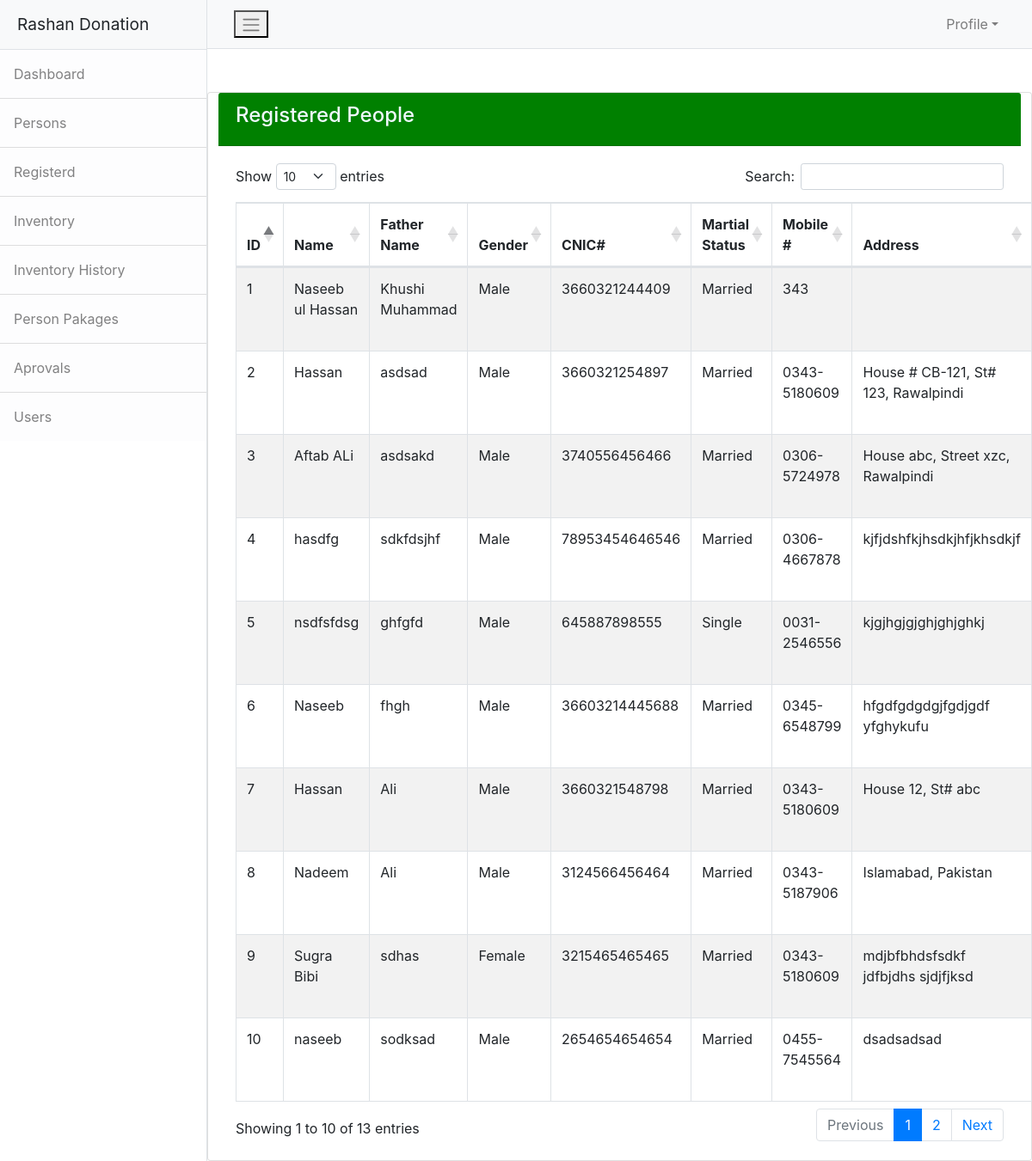
/admin/people.php (signed in), run on the app's committed database.
### tables this page shows
CREATE TABLE `rd_people` (
  `id` int(20) NOT NULL,
  `name` varchar(100) NOT NULL,
  `fname` varchar(100) DEFAULT NULL,
  `gender` varchar(15) NOT NULL,
  `cnic` varchar(20) NOT NULL,
  `martial_status` varchar(20) NOT NULL,
  `dob` date NOT NULL,
  `email` varchar(100) DEFAULT NULL,
  `mobile1` varchar(15) NOT NULL,
  `mobile2` varchar(15) NOT NULL,
  `country` varchar(100) DEFAULT NULL,
  `province` varchar(100) DEFAULT NULL,
  `city` varchar(100) DEFAULT NULL,
  `address1` varchar(150) DEFAULT NULL,
  `address2` varchar(150) DEFAULT NULL,
  `photo` varchar(200) DEFAULT NULL,
  `ft_bio_matric1` text DEFAULT NULL,
  `ft_bio_matric2` text DEFAULT NULL,
  `registerby` int(10) NOT NULL,
  `created_at` timestamp NOT NULL DEFAULT current_timestamp() ON UPDATE current_timestamp(),
  `updated_at` date DEFAULT NULL
);

### admin/people.php (the view, shortened to what this page needs)
<!DOCTYPE html>
<html lang="en">
    <head>
        <link href="css/styles.css" rel="stylesheet" />
        <link rel="stylesheet" href="https://cdn.jsdelivr.net/npm/@fortawesome/fontawesome-free@6.2.1/css/fontawesome.min.css">
        <link rel="stylesheet" href="https://cdnjs.cloudflare.com/ajax/libs/twitter-bootstrap/4.5.2/css/bootstrap.css">
        <link rel="stylesheet" href="https://cdn.datatables.net/1.13.4/css/dataTables.bootstrap4.min.css">
    </head>
<body>
<div class="d-flex" id="wrapper">
    <?php include('sidebar.php'); ?>
    <div id="page-content-wrapper">
        <?php include('navbar.php'); ?>
        <div class="container-fluid">
            <div class="row" style="margin-top: 50px;">
                <div class="card">
                    <div class="card-header" style="background-color: green; color:aliceblue">
                        <h4>Registered People</h4>
                    </div>
                    <div class="card-body">
                        <table id="example" class="table table-striped table-bordered" >
                            <thead>
                                <th>ID</th>
                                <th>Name</th>
                                <th>Father Name</th>
                                <th>Gender</th>
                                <th>CNIC#</th>
                                <th>Martial Status</th>
                                <th>Mobile #</th>
                                <th>Address</th>
                            </thead>
                            <tbody>
                                <?php
                                    $sqlquery="SELECT * from rd_people";
                                    $runquery=mysqli_query($conn,$sqlquery);
                                    $cnt=1;
                                    while($row = mysqli_fetch_array($runquery)){
                                        ?>
                                        <tr>
                                            <td><?php echo $cnt; ?></td>
                                            <td><?php echo $row['name']; ?></td>
                                            <td><?php echo $row['fname']; ?></td>
                                            <td><?php echo $row['gender']; ?></td>
                                            <td><?php echo $row['cnic']; ?></td>
                                            <td><?php echo $row['martial_status']; ?></td>
                                            <td><?php echo $row['mobile1']; ?></td>
                                            <td><?php echo $row['address1']; ?></td>
                                        </tr>
                                <?php   $cnt++; }
                                ?>
                            </tbody>
                        </table>
                    </div>
                </div>
            </div>
        </div>
    </div>
</div>
</body>
</html>

### data on the page
rd_people: name "Naseeb ul Hassan", fname "Khushi Muhammad", gender "Male", cnic "3660321244409", martial_status "Married", mobile1 "343"
rd_people: name "Hassan", fname "asdsad", gender "Male", cnic "3660321254897", martial_status "Married", mobile1 "0343-5180609", address1 "House # CB-121, St# 123, Rawalpindi"
rd_people: name "Aftab ALi", fname "asdsakd", gender "Male", cnic "3740556456466", martial_status "Married", mobile1 "0306-5724978", address1 "House abc, Street xzc, Rawalpindi"
rd_people: name "hasdfg", fname "sdkfdsjhf", gender "Male", cnic "78953454646546", martial_status "Married", mobile1 "0306-4667878", address1 "kjfjdshfkjhsdkjhfjkhsdkjf"
rd_people: name "nsdfsfdsg", fname "ghfgfd", gender "Male", cnic "645887898555", martial_status "Single", mobile1 "0031-2546556", address1 "kjgjhgjgjghjghjghkj"
rd_people: name "Naseeb", fname "fhgh", gender "Male", cnic "36603214445688", martial_status "Married", mobile1 "0345-6548799", address1 "hfgdfgdgdgjfgdjgdf yfghykufu"
rd_people: name "Hassan", fname "Ali", gender "Male", cnic "3660321548798", martial_status "Married", mobile1 "0343-5180609", address1 "House 12, St# abc"
rd_people: name "Nadeem", fname "Ali", gender "Male", cnic "3124566456464", martial_status "Married", mobile1 "0343-5187906", address1 "Islamabad, Pakistan"
rd_people: name "Sugra Bibi", fname "sdhas", gender "Female", cnic "3215465465465", martial_status "Married", mobile1 "0343-5180609", address1 "mdjbfbhdsfsdkf jdfbjdhs sjdjfjksd"
rd_people: name "naseeb", fname "sodksad", gender "Male", cnic "2654654654654", martial_status "Married", mobile1 "0455-7545564", address1 "dsadsadsad"

### other printed values
__('Persons') "Persons"
__('Registerd') "Registerd"
__('Inventory') "Inventory"
__('Inventory History') "Inventory History"
__('Person Pakages') "Person Pakages"
__('Aprovals') "Aprovals"
__('Users') "Users"
